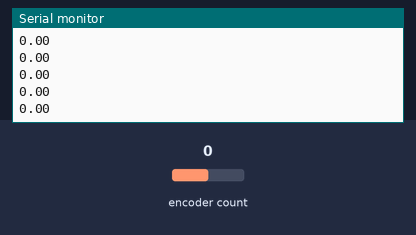
Recording of a sketch running on a simulated Arduino Uno, built with avr-gcc and run on an emulated ATmega328P. Shown: the last lines printed to the serial monitor. Inputs (shaded band) come from the test bench; at power-on: encoder count 0.

Above: at 1.2 s.
1.3 s: encoder count set to 1
At 1.9 s:
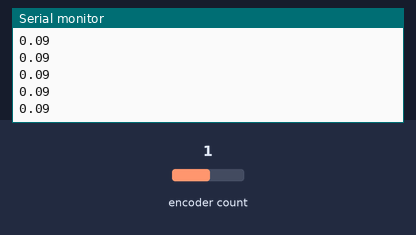
2.8 s: encoder count set to 2
At 3.7 s:
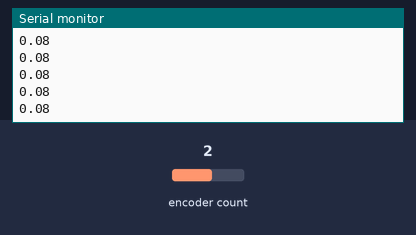
Timing chart, 0 to 5.8 s (numbered marks = the images above; inputs shaded):
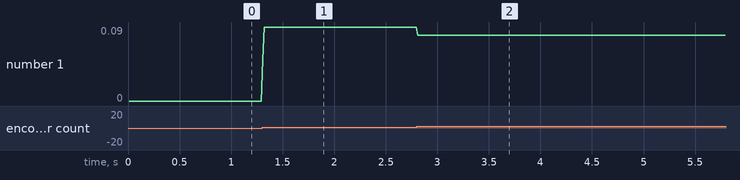

Measured:
- after the input at 1.3 s, the serial monitor: prints a new line at once (image 1)
- after the input at 2.8 s, the serial monitor: prints a new line at once (image 2)
- plotted number 1: 0 → 0.09 after the input at 1.3 s, 0.09 → 0.08 after the input at 2.8 s

The sketch:

encoder_test.ino
```cpp
#include <Encoder.h>

#define ENCODER_PIN_1 2
#define ENCODER_PIN_2 3

Encoder encoder(ENCODER_PIN_1, ENCODER_PIN_2);

int numSamples = 100;

float averageRPM;

void setup() {
  // put your setup code here, to run once:
  Serial.begin(9600);
}

void loop() {
  float RPMSum = 0.0;

  // put your main code here, to run repeatedly:
  for(int i = 0; i < numSamples; i++) {
    float RPM = ReadRPM();


    RPMSum += RPM;

  }

  averageRPM = RPMSum / numSamples;

  Serial.println(averageRPM);
}

//Reads the current RPMs from the encoder
float ReadRPM() {
  static long oldPosition = 0;
  static long oldTime = 0;
  static float rpm = 0;

  long newPosition = encoder.read();

  if(newPosition != oldPosition) {
    long newTime = micros();
    float dx = newPosition - oldPosition;
    float dt = newTime - oldTime;
    oldPosition = newPosition;
    oldTime = newTime;
    //TODO: Check this conversion to see if it needs to be updated for the new encoder
    //1000000*60 converts time from microseconds to minutes, 2048 converts dx to rotations
    rpm = (dx * 1000000 * 60) / (dt * 2048);
  }

  return abs(rpm);
}
```
